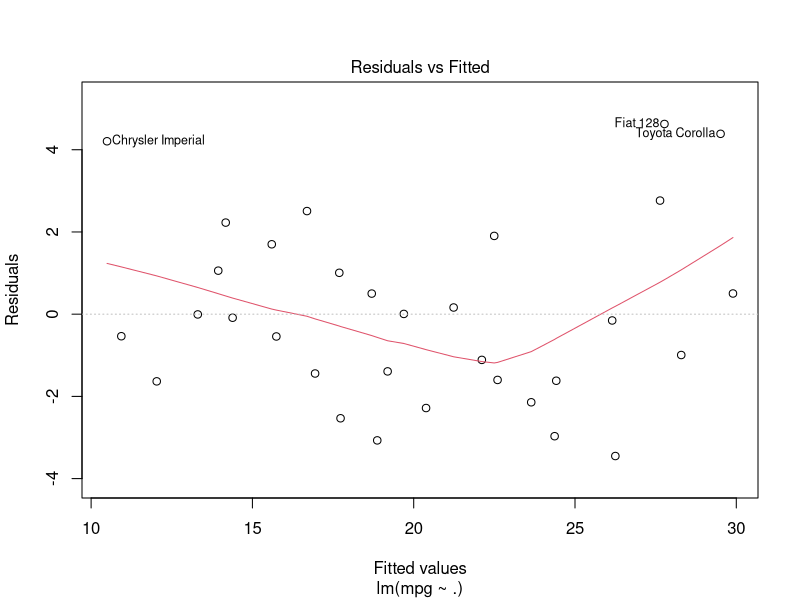
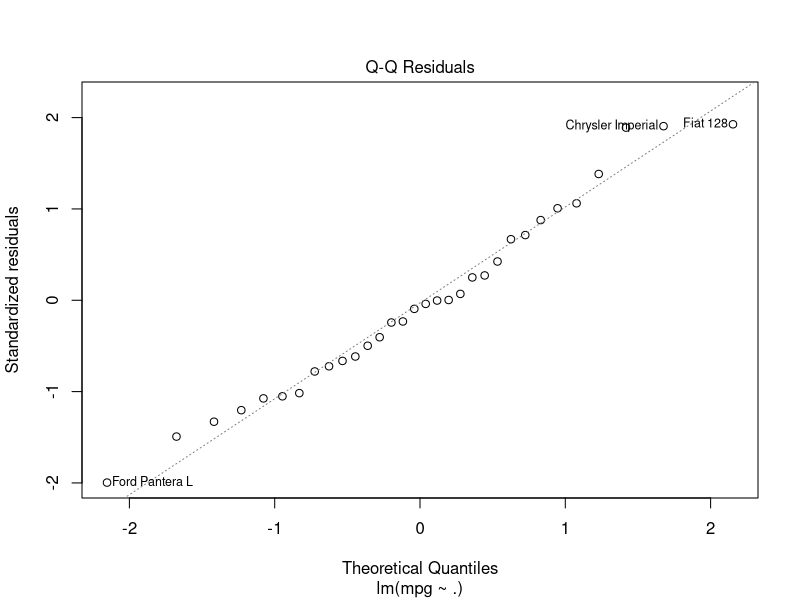
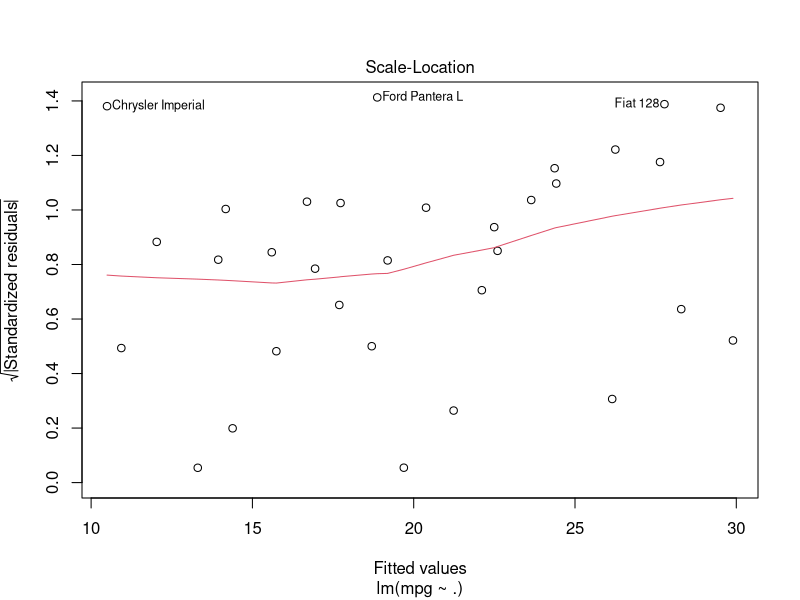
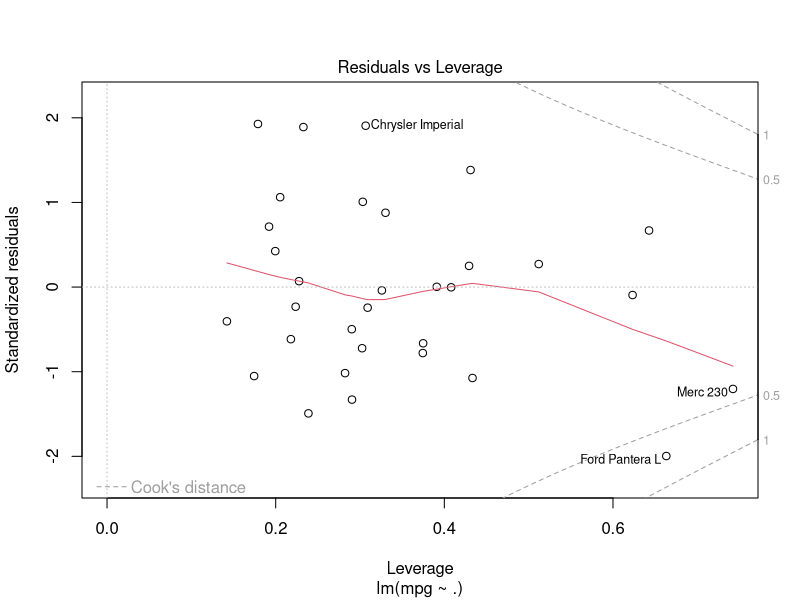
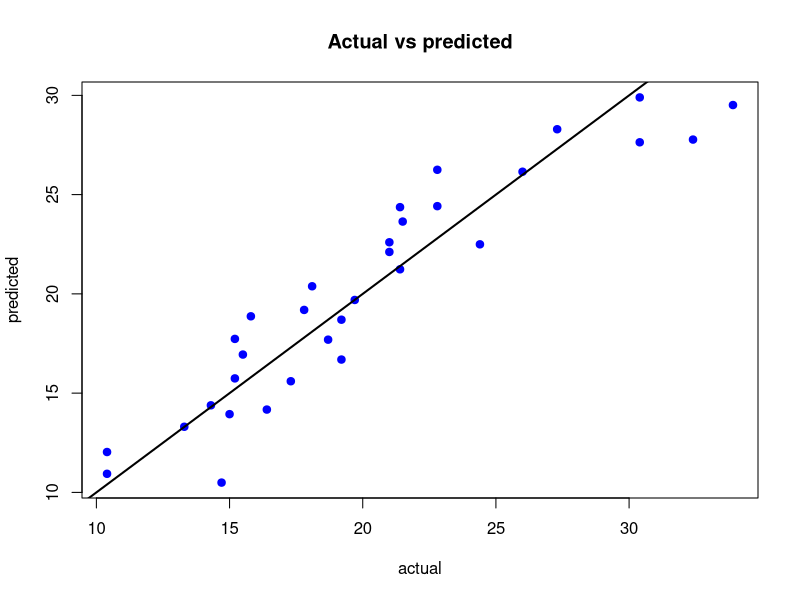

Here is the R script that generated these plots, in order:
data(mtcars)
model_all=lm(mpg~.,data=mtcars)
summary(model_all)
v=cor(mtcars$mpg,mtcars[, -1])
print(v)
plot(model_all)
pred=predict(model_all)
print(pred)
plot(mtcars$mpg,pred,main="Actual vs predicted",xlab="actual",ylab="predicted",col="blue",pch=19)
abline(0,1,col="black",lwd=2)
